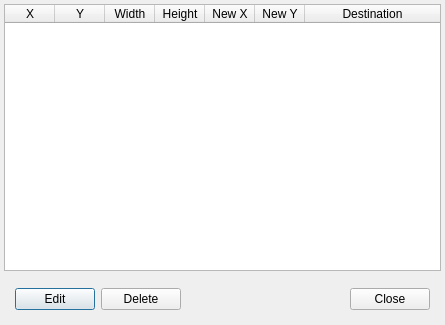
<?xml version="1.0" encoding="UTF-8"?>
<ui version="4.0">
 <class>ListLinksDialogClass</class>
 <widget class="QDialog" name="ListLinksDialogClass">
  <property name="geometry">
   <rect>
    <x>0</x>
    <y>0</y>
    <width>445</width>
    <height>325</height>
   </rect>
  </property>
  <property name="windowTitle">
   <string>ListLinksDialog</string>
  </property>
  <layout class="QGridLayout" name="gridLayout">
   <property name="leftMargin">
    <number>2</number>
   </property>
   <property name="topMargin">
    <number>2</number>
   </property>
   <property name="rightMargin">
    <number>2</number>
   </property>
   <property name="bottomMargin">
    <number>2</number>
   </property>
   <item row="0" column="0">
    <layout class="QVBoxLayout" name="verticalLayout">
     <item>
      <widget class="QWidget" name="widget_2" native="true">
       <layout class="QGridLayout" name="gridLayout_2">
        <property name="leftMargin">
         <number>2</number>
        </property>
        <property name="topMargin">
         <number>2</number>
        </property>
        <property name="rightMargin">
         <number>2</number>
        </property>
        <property name="bottomMargin">
         <number>2</number>
        </property>
        <item row="0" column="0">
         <widget class="QTableWidget" name="linksTable">
          <property name="editTriggers">
           <set>QAbstractItemView::NoEditTriggers</set>
          </property>
          <property name="alternatingRowColors">
           <bool>true</bool>
          </property>
          <property name="selectionMode">
           <enum>QAbstractItemView::SingleSelection</enum>
          </property>
          <property name="selectionBehavior">
           <enum>QAbstractItemView::SelectRows</enum>
          </property>
          <attribute name="horizontalHeaderDefaultSectionSize">
           <number>50</number>
          </attribute>
          <attribute name="horizontalHeaderStretchLastSection">
           <bool>true</bool>
          </attribute>
          <column>
           <property name="text">
            <string>X</string>
           </property>
          </column>
          <column>
           <property name="text">
            <string>Y</string>
           </property>
          </column>
          <column>
           <property name="text">
            <string>Width</string>
           </property>
          </column>
          <column>
           <property name="text">
            <string>Height</string>
           </property>
          </column>
          <column>
           <property name="text">
            <string>New X</string>
           </property>
          </column>
          <column>
           <property name="text">
            <string>New Y</string>
           </property>
          </column>
          <column>
           <property name="text">
            <string>Destination</string>
           </property>
          </column>
         </widget>
        </item>
        <item row="1" column="0">
         <widget class="QWidget" name="widget" native="true">
          <property name="sizePolicy">
           <sizepolicy hsizetype="Preferred" vsizetype="Fixed">
            <horstretch>0</horstretch>
            <verstretch>0</verstretch>
           </sizepolicy>
          </property>
          <property name="minimumSize">
           <size>
            <width>0</width>
            <height>40</height>
           </size>
          </property>
          <layout class="QHBoxLayout" name="horizontalLayout">
           <item>
            <widget class="QPushButton" name="editButton">
             <property name="text">
              <string>Edit</string>
             </property>
            </widget>
           </item>
           <item>
            <widget class="QPushButton" name="deleteButton">
             <property name="text">
              <string>Delete</string>
             </property>
            </widget>
           </item>
           <item>
            <spacer name="horizontalSpacer">
             <property name="orientation">
              <enum>Qt::Horizontal</enum>
             </property>
             <property name="sizeHint" stdset="0">
              <size>
               <width>40</width>
               <height>20</height>
              </size>
             </property>
            </spacer>
           </item>
           <item>
            <widget class="QPushButton" name="closeButton">
             <property name="text">
              <string>Close</string>
             </property>
            </widget>
           </item>
          </layout>
         </widget>
        </item>
       </layout>
      </widget>
     </item>
    </layout>
   </item>
  </layout>
 </widget>
 <layoutdefault spacing="6" margin="11"/>
 <resources/>
 <connections>
  <connection>
   <sender>closeButton</sender>
   <signal>clicked()</signal>
   <receiver>ListLinksDialogClass</receiver>
   <slot>reject()</slot>
   <hints>
    <hint type="sourcelabel">
     <x>393</x>
     <y>298</y>
    </hint>
    <hint type="destinationlabel">
     <x>222</x>
     <y>162</y>
    </hint>
   </hints>
  </connection>
 </connections>
</ui>
